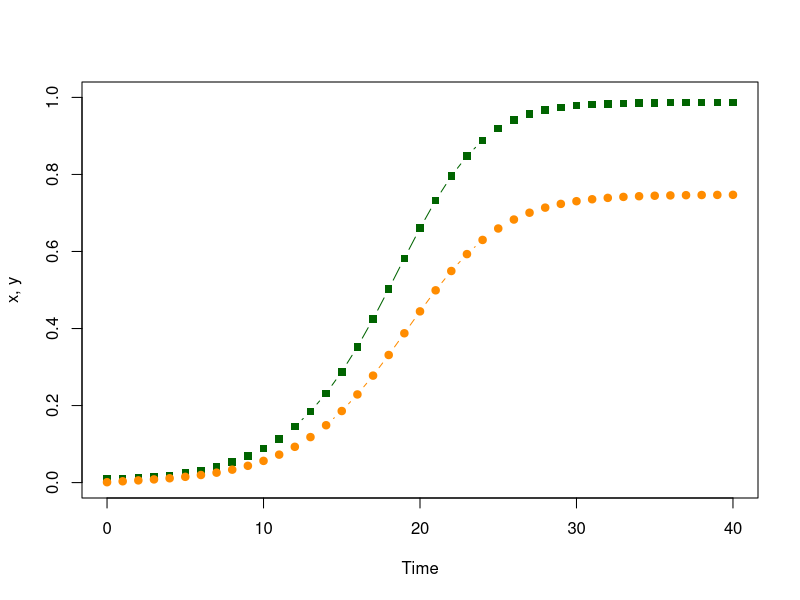
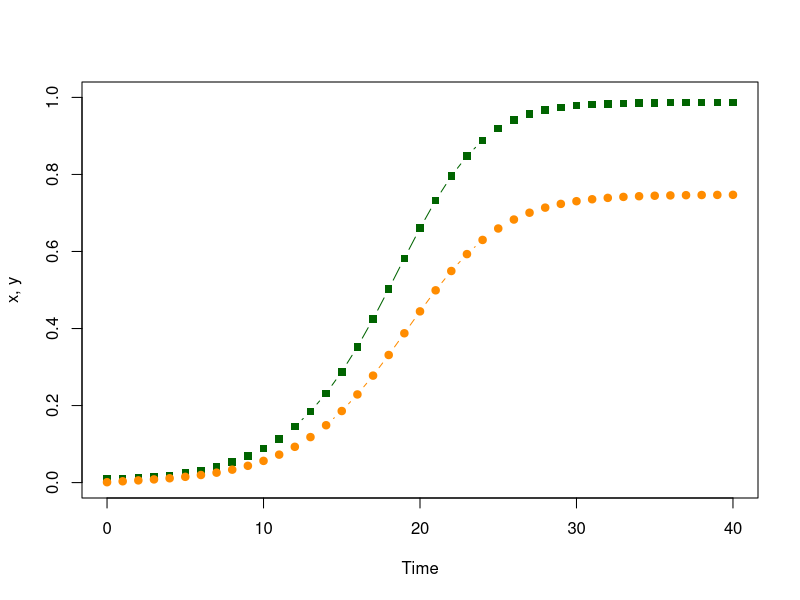
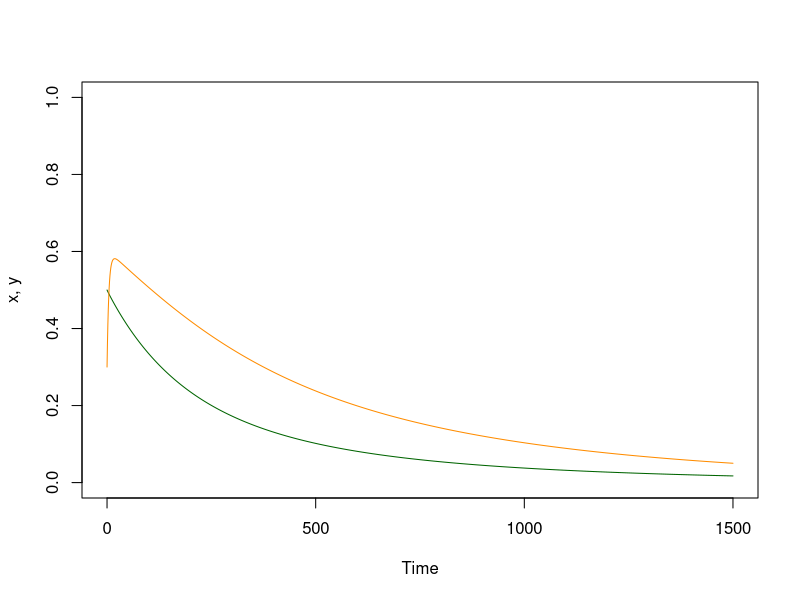
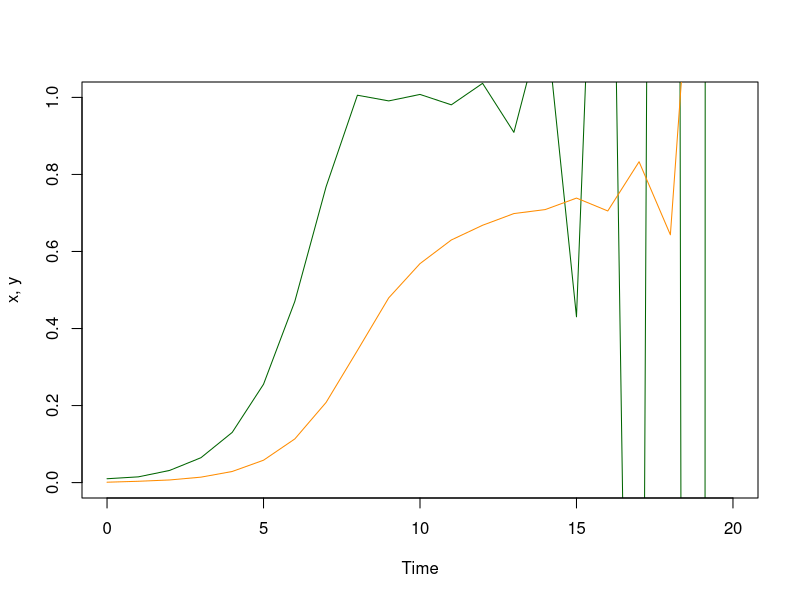
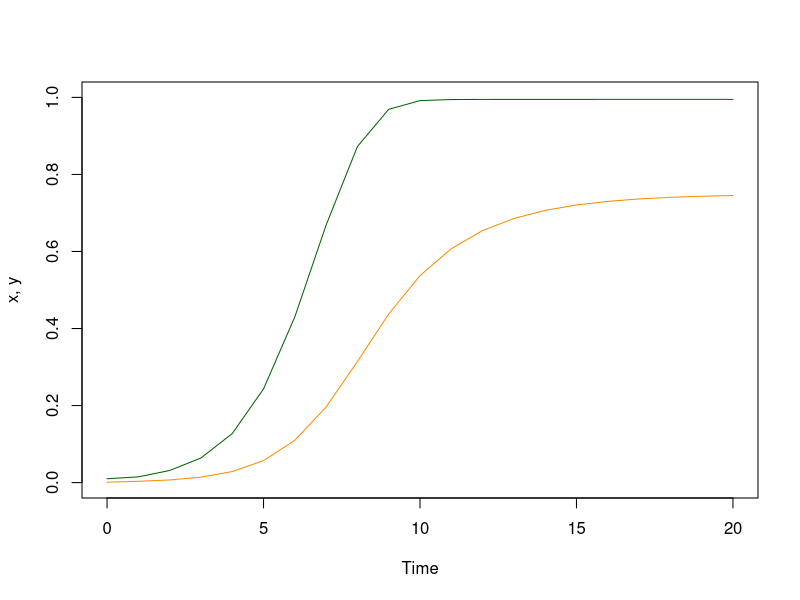
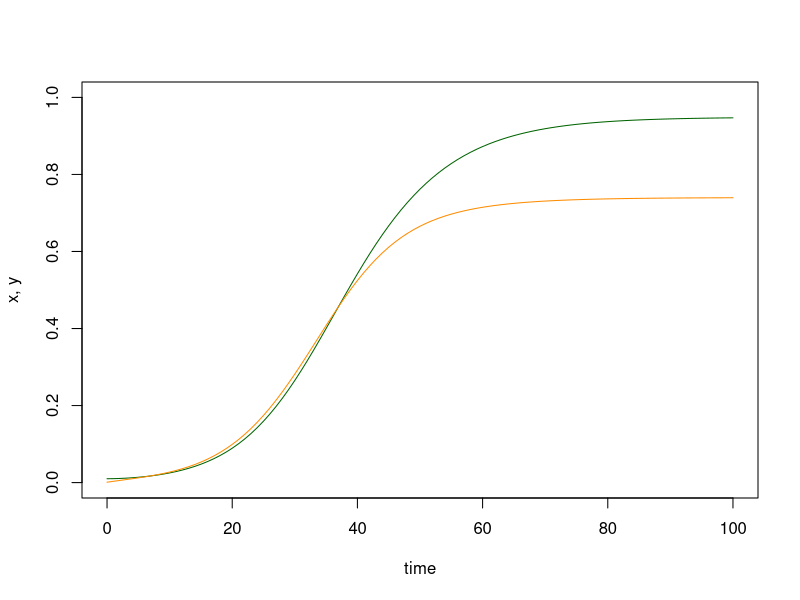
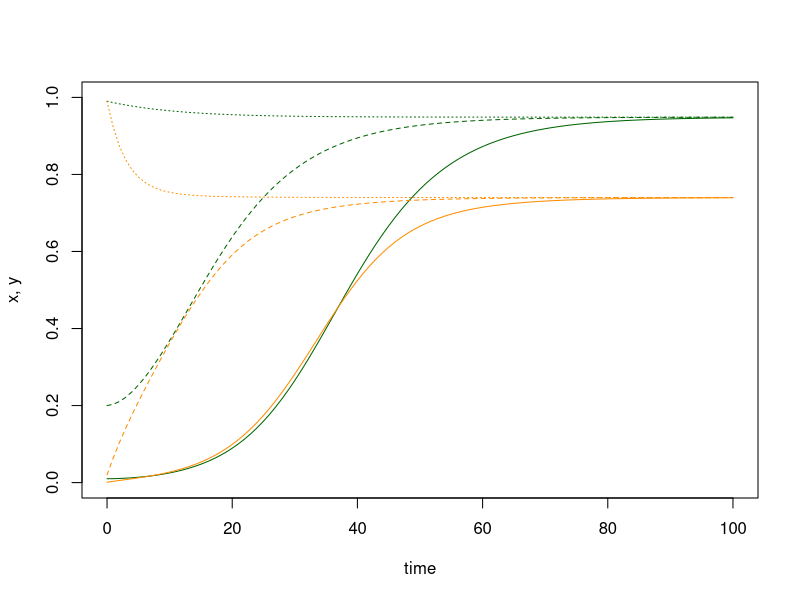
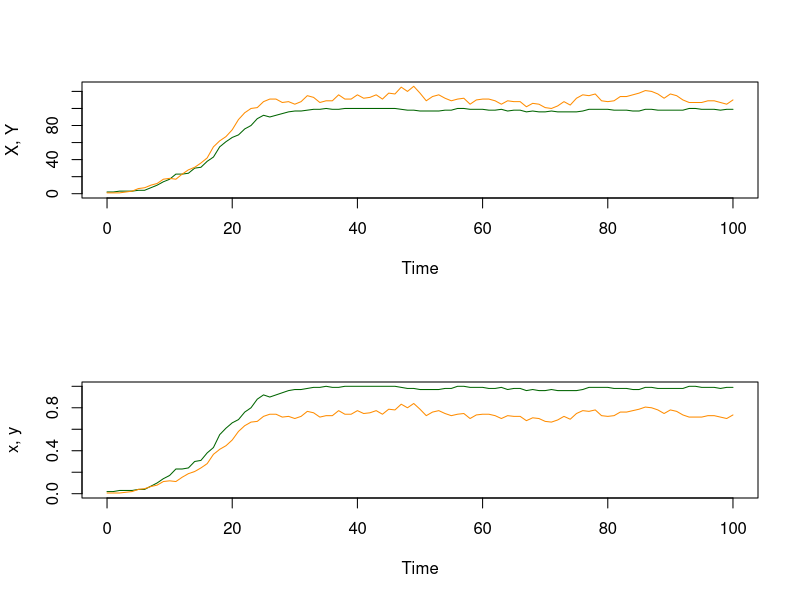

R code for these plots, in order:
## ---- chunk 1
# Initial Conditions at a point in time, as a Named Vector 
xy = c(t=0, x=0.01, y=0.001)
## ---- chunk 2
with(as.list(xy), x) 
## ---- chunk 3
# The parameters, as a list 
ross_dts_par = list(
  s = 1/200, # The fraction of infections that clear each day
  u = 1/12,  # The fraction of mosquitoes that die each day
  a = 1/4,   # The fraction of mosquitoes that blood feed on a human each day
  m = 2      # The number of mosquitoes per human
) 
## ---- chunk 4
# INPUTS
# xy - current variables, as a named vector
# p  - the parameters, as a list
#
# OUTPUTS
# the updated values of the variables, as a named vector
ross_dts_1 = function(xy, p){
  with(as.list(xy), 
    with(p,{
      xn = x - s*x + m*a*y*(1-x) 
      yn = y - u*y + a*x*(1-y) 
      return(c(t=t+1, x=xn, y=yn))
    })
  )
}
## ---- chunk 5
# xy_t stores the values of the variables
xy_t = xy 
## ---- chunk 6
# Compute and store the values of the variables  
xy = ross_dts_1(xy, ross_dts_par)
xy_t = rbind(xy_t, xy)
## ---- chunk 7
# Print 
print(xy) 
## ---- chunk 8
# Iterate to compute the values as they change over time 
for(t in 2:40){
  xy = ross_dts_1(xy, ross_dts_par) 
  xy_t = rbind(xy_t, xy) 
} 
## ---- chunk 9
print(tail(xy_t, 3)) 
## ---- chunk 10
with(data.frame(xy_t),{
  plot(t, x, type = "b", ylim = c(0,1), col = "darkgreen", ylab = "x, y", xlab = "Time", pch=15)
  lines(t, y, type = "b", col = "darkorange", pch =19)
})
## ---- chunk 11
solve_ross_dts_1 = function(pars, x0=.01, y0 = 0.001, tmax=100){
   xy = c(t=0, x=x0, y=y0) 
   xy_t = xy 
   for(t in 1:tmax){
     xy = ross_dts_1(xy, pars)
     xy_t = rbind(xy_t, xy)
   }
   return(list(t=xy_t[,1], x=xy_t[,2], y = xy_t[,3], last = xy)) 
}
## ---- chunk 12
plot_xy = function(xy_t, add_points = FALSE){with(xy_t,{
  llty = "l"
  if(add_points == TRUE) llty = "b"
  plot(t, x, type = llty, ylim = c(0,1), col = "darkgreen", ylab = "x, y", xlab = "Time", pch=15)
  lines(t, y, type = llty, col = "darkorange", pch =19)
})}
## ---- chunk 13
plot_xy(solve_ross_dts_1(ross_dts_par, tmax=40), add_points=TRUE) 
## ---- chunk 14
# The last value is still stored as xy; the [-1] omits t
xy[-1] - ross_dts_1(xy, ross_dts_par)[-1]
## ---- chunk 15
for(i in 41:140){
  xy = ross_dts_1(xy, ross_dts_par)
  xy_t = rbind(xy_t, xy) 
} 
xy[-1] - ross_dts_1(xy, ross_dts_par)[-1]
## ---- chunk 16
# Compute the steady state 
find_eq_dts_a = function(par){with(par,{
  xx = (m*a^2 - s*u)/ (m*a^2 + s*a)
  yy = a*xx/(u+a*xx) 
  c(x=xx,y=yy)
})}
## ---- chunk 17
ross_dts_par1 = ross_dts_par
ross_dts_par1$m = 0.005
find_eq_dts_a(ross_dts_par1)
## ---- chunk 18
plot_xy(solve_ross_dts_1(ross_dts_par1, x0 = .5, y0=.3, tmax=1500)) 
## ---- chunk 19
find_eq_dts_a(ross_dts_par1)
## ---- chunk 20
m_crit = with(ross_dts_par, s*u/a^2)
m_crit 
## ---- chunk 21
ross_dts_par2 = ross_dts_par
ross_dts_par2$m = m_crit
find_eq_dts_a(ross_dts_par2)
## ---- chunk 22
# Compute the steady state 
find_eq_dts_1 = function(par){with(par,{
  xx = ifelse(m*a^2 > s*u, (m*a^2 - s*u)/(m*a^2 + s*a), 0) 
  yy = a*xx/(u+a*xx) 
  c(x=xx,y=yy)
})}
## ---- chunk 23
find_eq_dts_1(ross_dts_par1)
## ---- chunk 24
xy[-1]
find_eq_dts_1(ross_dts_par) 
## ---- chunk 25
verify_dts_1 = function(xy, ross_dts_pars){
  sum(abs(xy[-1] - find_eq_dts_1(ross_dts_pars))) 
}
verify_dts_1(xy, ross_dts_par)
## ---- chunk 26
check_it_dts_1 = function(xy, ross_dts_pars, tol=1e-9)
{
  verify_dts_1(xy, ross_dts_pars) < tol
}
check_it_dts_1(xy, ross_dts_par)
## ---- chunk 27
ross_dts_par3 = ross_dts_par
ross_dts_par3$m = 20 
plot_xy(solve_ross_dts_1(ross_dts_par3, x0 = .01, y0=.001, tmax=20)) 
## ---- chunk 28
find_eq_dts_2 = function(pars){with(pars,{
   f_xx = function(x, pp){with(pp,{
     xx = (1 - exp(-m*a^2*x/(u+a*x)))*(1-x) - s*x
     y = a*xx/(u+a*xx)
     yy = u*y + a*xx*(1-y) 
     return(xx^2 + yy^2)
   })}
   xx = optimize(f_xx, c(0,1), pp=pars)$min
   yy = a*xx/(u+a*xx) 
   c(xx, yy)
})}
## ---- chunk 29
find_eq_dts_2(ross_dts_par3)
## ---- chunk 30
# INPUTS
# xy - current variables, as a named vector
# p  - the parameters, as a list
#
# OUTPUTS
# the updated values of the variables, as a named vector
ross_dts_xy_2 = function(xy, p){with(as.list(xy), with(p,{
  xn = x - s*x + (1-exp(-m*a*y))*(1-x) 
  yn = y - u*y + a*x*(1-y) 
  t=t+1
  return(c(t=t, x=xn, y=yn))
}))}
## ---- chunk 31
solve_dts_xy_2 = function(pars, x0=.01, y0 = 0.001, tmax=100){
   xy = c(t=0, x=x0, y=y0) 
   xy_t = xy 
   for(t in 1:tmax){
     xy = ross_dts_xy_2(xy, pars)
     xy_t = rbind(xy_t, xy)
   }
   return(list(t=xy_t[,1], x=xy_t[,2], y = xy_t[,3], last = xy)) 
}
## ---- chunk 32
plot_xy(solve_dts_xy_2(ross_dts_par3, x0 = .01, y0=.001, tmax=20)) 
## ---- chunk 33
find_eq_dts_2(ross_dts_par3)
## ---- chunk 34
solve_dts_xy_2(ross_dts_par3, x0=.1, y0=.05,tmax=300)$last[-1]
## ---- chunk 35
verify_dts_2 = function(pars, x0 = .1, y0=.05, tmax=200){
  xyt = solve_dts_xy_2(pars, x0=x0, y0=y0, tmax=tmax)
  sum(abs(xyt$last[-1] - find_eq_dts_2(pars))) 
}
## ---- chunk 36
verify_dts_2(ross_dts_par3, tmax=300)
## ---- chunk 37
check_it_dts_2 = function(pars, x0 = .1, y0=.05, tmax=200, tol=1e-5)
{
  verify_dts_2(pars, x0, y0, tmax) < tol
}
## ---- chunk 38
check_it_dts_2(ross_dts_par3, tmax=200)
## ---- chunk 39
library(deSolve)
## ---- chunk 40
ross_xde_inits = c(x=0.01, y=0.01)
## ---- chunk 41
# The parameters, as list 
ross_xde_par = list(
  r = 1/200, # The clearance rate for infections 
  g = 1/12,  # The mosquito daily death rate 
  a = 1/4,   # The mosquito human blood feeding rate 
  m = 0.5      # The number of mosquitoes per human
) 
## ---- chunk 42
# INPUTS
# t - the current time 
# vars - the variables, as a named vector 
# pars - the parameters, as a list
# OUTPUTS
# the derivatives, as a list 
ross_xde = function(t, vars, pars){
  with(pars, 
    with(as.list(vars),{
    
      dxdt = m*a*y*(1-x) - r*x
      dydt = a*x*(1-y) - g*y
  
      return(list(c(dxdt, dydt)))
    })
  )
}
## ---- chunk 43
c(1/200, 1-exp(-1/200)) 
## ---- chunk 44
deSolve::ode(ross_xde_inits, 0:5, ross_xde, ross_xde_par)
## ---- chunk 45
# INPUTS: 
# pars -- the parameter values, as a list
# x0   -- the initial value for x(t) 
# y0   -- the initial value for y(t) 
# tmax -- the largest value of t  
# dt   -- the interval for t 
# OUTPUT: 
# the output of ode as a data.frame 
solve_ross_xde = function(pars, x0=.01, y0=0.001, tmax=100, dt=1){
  tms = seq(0, tmax, by = dt)
  xy0 = c(x=x0, y=y0)
  data.frame(ode(xy0, tms, ross_xde, pars)) 
}
## ---- chunk 46
deout <- solve_ross_xde(ross_xde_par)
## ---- chunk 47
with(deout, {
  plot(time, x, type = "l", col = "darkgreen", ylim = c(0,1), ylab = c("x, y"))
  lines(time, y, col = "darkorange")
})
## ---- chunk 48
deout1 <- solve_ross_xde(ross_xde_par, x0=0.2, y0=0.02)
deout2 <- solve_ross_xde(ross_xde_par, x0=.99, y0=0.99)
## ---- chunk 49
with(deout, {
  plot(time, x, type = "l", col = "darkgreen", ylim = c(0,1), ylab = c("x, y"))
  lines(time, y, col = "darkorange")
})
with(deout1, {
  lines(time, x, type = "l", col = "darkgreen", lty=2) 
  lines(time, y, col = "darkorange", lty=2)
})
with(deout2, {
  lines(time, x, type = "l", col = "darkgreen", lty=3) 
  lines(time, y, col = "darkorange", lty=3)
})

## ---- chunk 50
find_eq_xde_1 = function(pars){with(pars,{
  xx = ifelse(m*a^2 > r*g, (m*a^2 - r*g)/(m*a^2 + r*a), 0) 
  yy = a*xx/(g+a*xx)
  c(x=xx, y=yy)
})}
## ---- chunk 51
find_eq_xde_1(ross_xde_par)
## ---- chunk 52
de_eq <- solve_ross_xde(ross_xde_par, tmax=500, dt=5)
with(de_eq, c(x=tail(x,1), y=tail(y,1))) 
## ---- chunk 53
# The parameters, as a list 
ross_sdts_par = list(
  M = 150,   # The number of mosquitoes 
  H = 100,   # The number of humans 
  s = 1/200, # The fraction of infections that clear each day
  u = 1/12,  # The fraction of mosquitoes that die each day
  a = 1/4   # The fraction of mosquitoes that blood feed on a human each day
) 
## ---- chunk 54
ross_sdts = function(XY, p){
  with(as.list(XY), 
    with(p,{
      ar = 1 - exp(-a*Y/H)
      Xn = rbinom(1, X, 1-s) + rbinom(1, H-X, ar)  
      Yn = rbinom(1, Y, 1-u) + rbinom(1, M-Y, a*X/H)  
      t=t+1
      return(c(t=t, X=Xn, Y=Yn))
}))}
## ---- chunk 55
sim_ross_sdts = function(pars, X0=2, Y0 = 1, tmaX=100){
   XY = c(t=0, X=X0, Y=Y0) 
   XY_t = XY 
   for(t in 1:tmaX){
     XY = ross_sdts(XY, pars)
     XY_t = rbind(XY_t, XY)
   }
   X=XY_t[,2] 
   Y=XY_t[,3]
   x=X/pars$H 
   y=Y/pars$M 
   return(list(t=XY_t[,1], x=x, y=y, X=X, Y=Y, last = XY)) 
}
## ---- chunk 56
plot_XY = function(xy_t, add_points = FALSE){with(xy_t,{
  llty = "l"
  if(add_points == TRUE) llty = "b"
  plot(t, X, type = llty, ylim = range(0, X, Y), col = "darkgreen", ylab = "X, Y", xlab = "Time", pch=15)
  lines(t, Y, type = llty, col = "darkorange", pch =19)
})}
## ---- chunk 57
XYt <- sim_ross_sdts(ross_sdts_par) 
## ---- chunk 58
par(mfrow = c(2,1))
plot_XY(XYt)
plot_xy(XYt)
## ---- chunk 59
# The parameters, as list 
ross_sxde_par = list(
  r = 1/200, # The clearance rate for infections 
  g = 1/12,  # The mosquito daily death rate 
  a = 1/4,   # The mosquito human blood feeding rate 
  M = 50,   # The number of mosquitoes 
  H = 100    # The number of humans
) 
## ---- chunk 60
ross_sxde = function(XY, pars){
  with(as.list(XY), with(pars,{
    p1 = a*Y*(H-X)/H
    p2 = r*X 
    p3 = a*X*(M-Y)/H
    p4 = g*Y 

    t = t + rexp(1, p1+p2+p3+p4)
    
    event = sample(1:4, 1, prob=c(p1, p2, p3, p4))
    if (event==1) X <- X+1
    if (event==2) X <- X-1
    if (event==3) Y <- Y+1
    if (event==4) Y <- Y-1
    
    return(c(t=t,  X=X, Y=Y, x=X/H, y=Y/M))
}))}
## ---- chunk 61
xy = c(t=0, X=3, Y=1)
for (i in 1:10){
  xy <- ross_sxde(xy, ross_sxde_par)
  print(xy)
}
## ---- chunk 62
sim_ross_sxde = function(pars, X0=2, Y0=1, tmax=100){
   XY = c(t=0, X=X0, Y=Y0) 
   tm = XY[1]
   XY_t = c()  
   while(tm < tmax){
     XY = ross_sxde(XY, pars)
     tm = XY[1]
     XY_t = rbind(XY_t, XY)
   }
   return(list(t=XY_t[,1], X=XY_t[,2], Y=XY_t[,3], x = XY_t[,4], y = XY_t[,5])) 
}
## ---- chunk 63
out <- sim_ross_sxde(ross_sxde_par)
## ---- chunk 64
par(mfrow = c(2,1))
plot_XY(out)
plot_xy(out)
